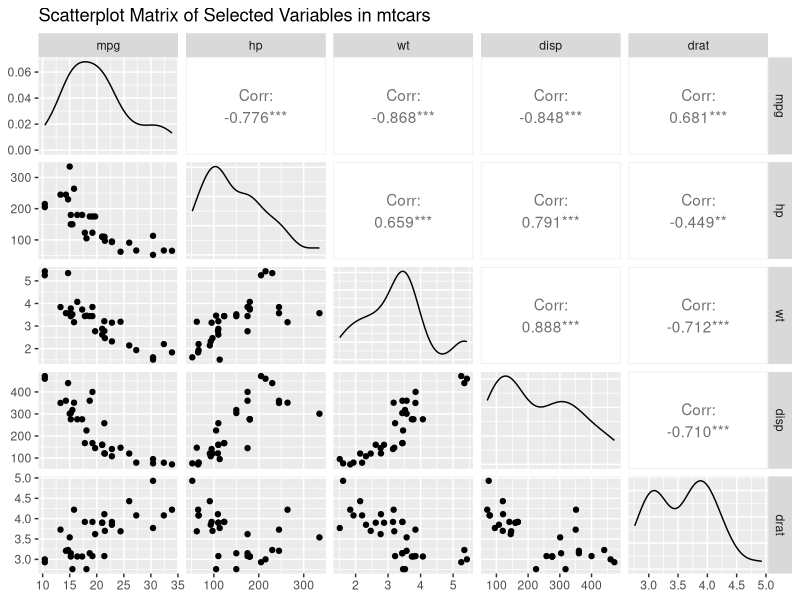
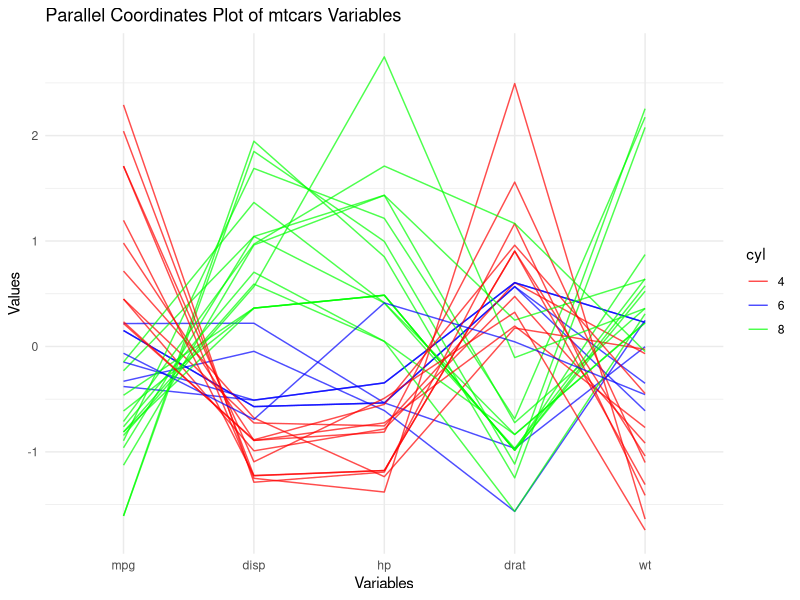
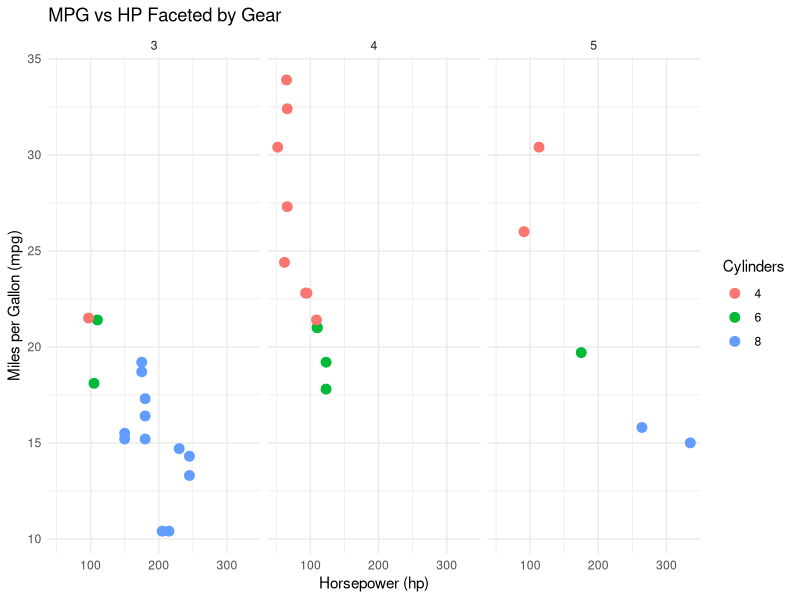

These figures' R source, in order: (Note: this script raises an error after producing the figures.)

packages <- c("GGally", "MASS", "reshape2", "ggplot2")
new_packages <- packages[!(packages %in% installed.packages()[,"Package"])]
if(length(new_packages)) install.packages(new_packages)

# 📌 Load Required Libraries
library(GGally)      # For scatterplot matrix and parallel coordinates plot
library(ggplot2)     # For visualizations
library(reshape2)    # For reshaping data

# 📌 Load the Dataset
data <- mtcars

# 📌 Scatterplot Matrix (Multivariate Relationships)
ggpairs(data, columns = c("mpg", "hp", "wt", "disp", "drat"),
        title = "Scatterplot Matrix of Selected Variables in mtcars")

# 📌 Parallel Coordinates Plot (Using GGally)
data$cyl <- as.factor(data$cyl)  # Convert to categorical variable
ggparcoord(data, columns = c(1, 3, 4, 5, 6), groupColumn = "cyl", alphaLines = 0.7) +
  theme_minimal() +
  labs(title = "Parallel Coordinates Plot of mtcars Variables",
       x = "Variables", y = "Values") +
  scale_color_manual(values = c("red", "blue", "green"))

# 📌 Faceted Scatter Plots
ggplot(data, aes(x = hp, y = mpg, color = factor(cyl))) +
  geom_point(size = 3) +
  facet_wrap(~gear) +
  theme_minimal() +
  labs(title = "MPG vs HP Faceted by Gear",
       x = "Horsepower (hp)",
       y = "Miles per Gallon (mpg)",
       color = "Cylinders")

# 📌 Heatmap (Correlation Matrix)
corr_matrix <- cor(data)  # Compute correlation matrix
corr_melted <- melt(corr_matrix)  # Convert to a melted format

ggplot(corr_melted, aes(Var1, Var2, fill = value)) +
  geom_tile() +
  scale_fill_gradient2(low = "blue", high = "red", mid = "white",
                       midpoint = 0, limit = c(-1, 1), space = "Lab") +
  theme_minimal() +
  labs(title = "Correlation Heatmap of mtcars Variables",
       x = "Variables", y = "Variables")

